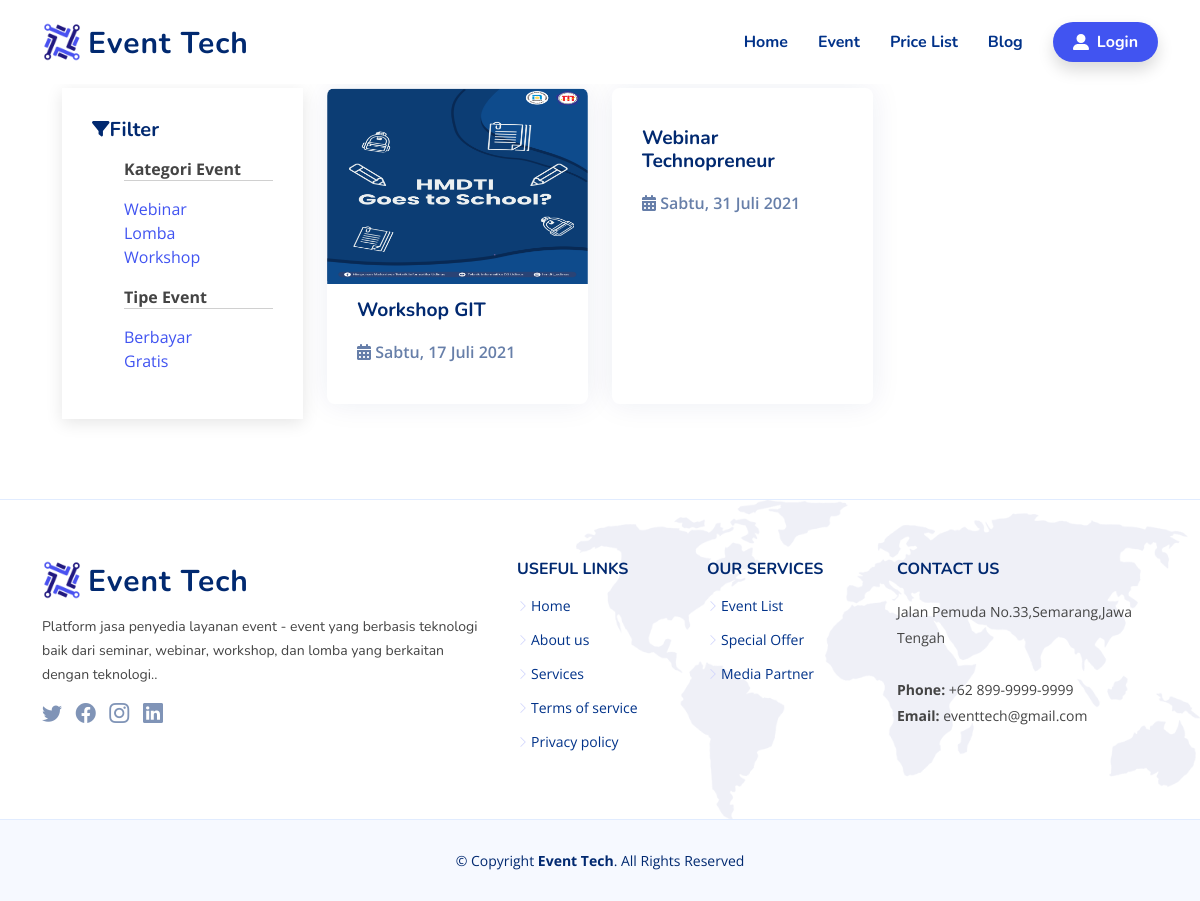
The app's page /website/tipe_event_bayar/ with its own data.
### tables this page shows
CREATE TABLE `categories` (
  `id` int(11) NOT NULL,
  `categories` varchar(128) NOT NULL
);

CREATE TABLE `event` (
  `id` int(11) NOT NULL,
  `event_id` varchar(50) NOT NULL,
  `judul` varchar(128) NOT NULL,
  `category_id` int(11) NOT NULL,
  `deskripsi` text NOT NULL,
  `author` int(11) NOT NULL,
  `date_created` int(11) NOT NULL,
  `harga` varchar(30) NOT NULL,
  `kuota` int(5) NOT NULL,
  `tgl_event` datetime NOT NULL,
  `thumbs` varchar(128) DEFAULT NULL,
  `gambar` varchar(128) NOT NULL DEFAULT 'default.jpg',
  `status` int(11) NOT NULL
);

### application/modules/website/controllers/Website.php (called while the page is built, shortened)
<?php
class Website extends CI_Controller
{
  public function __construct()
  {
    $this->load->model('M_Website', 'website');
  }
  public function tipe_event_bayar()
  {
    $data['title'] = "Event Tech";
    $data['user'] = $this->db->get_where('user', ['email' =>
    $this->session->userdata('email')])->row_array();
    $data['event'] = $this->website->getAllEvent()->result_array();
    $data['getcat'] = $this->website->getcategory();
    $data['tipe'] = $this->website->getTipeEvent();
    $this->load->view('templates/webs/header', $data);
    $this->load->view('event_tipe_bayar');
    $this->load->view('templates/webs/footer');
  }
}

### index.php (called while the page is built, shortened)
<?php
require_once BASEPATH.'core/CodeIgniter.php';

### application/modules/website/models/M_Website.php (called while the page is built, shortened)
<?php
class M_Website extends CI_Model
{
  public function getAllEvent()
  {
    $this->db->select('event.*, categories.categories,user.role_id');
    $this->db->from('event');
    $this->db->join('categories', 'event.category_id = categories.id');
    $this->db->join('user', 'event.author = user.id');
    $this->db->order_by('event.id', 'desc');
    return $this->db->get();
  }
  public function getcategory()
  {
    return $this->db->get('categories')->result_array();
  }
  public function getTipeEvent()
  {
    $query = "SELECT `event`.*, `categories`.`categories`, `user`.`name`, `user`. `role_id` FROM `event` JOIN `categories` ON `event`.`category_id` = `categories`.`id` JOIN user ON `event`.`author` = `user`.`id`";
    return $this->db->query($query)->result_array();
  }
}

### application/helpers/eventtech_helper.php (called while the page is built, shortened)
<?php
if (!function_exists('format_indo')) {
    function format_indo($date)
    {
        $Hari = array("Minggu", "Senin", "Selasa", "Rabu", "Kamis", "Jumat", "Sabtu");
        $Bulan = array("Januari", "Februari", "Maret", "April", "Mei", "Juni", "Juli", "Agustus", "September", "Oktober", "November", "Desember");
        $tahun = substr($date, 0, 4);
        $bulan = substr($date, 5, 2);
        $tgl = substr($date, 8, 2);
        $hari = date("w", strtotime($date));
        $result = $Hari[$hari] . ", " . $tgl . " " . $Bulan[(int)$bulan - 1] . " " . $tahun . " ";
        return $result;
    }
}

### application/modules/website/views/event_tipe_bayar.php (the view, shortened to what this page needs)
<main id="main">
  <section id="pastevent" class="blog mt-5">
    <div class="container" data-aos="fade-up">
      <div class="row">
        <div class="col-lg-3">
          <div class="sidebar filter">
            <h3 class="sidebar-title"><i class="fas fa-filter fa-sm"></i>Filter</h3>
            <ul> <b>Kategori Event</b>
              <hr>
              <?php foreach ($getcat as $cat) : ?>
                <li>
                  <a href="<?= base_url('website/eventcategory/' . $cat['id']) ?>"> <?= $cat['categories'] ?></a>
                </li>
              <?php endforeach; ?>
            </ul>
            <ul> <b>Tipe Event</b>
              <hr>
              <li>
                <a href="<?= base_url('website/tipe_event_bayar/') ?>">Berbayar</a>
              </li>
              <li>
                <a href="<?= base_url('website/tipe_event_gratis/') ?>">Gratis</a>
              </li>
            </ul>
          </div>
        </div>
        <div class="col-lg-9 entries event">
          <div class="row">
            <?php foreach ($tipe as $e) :
              if ($e['harga'] > 0) {
            ?>
                <div class="col-lg-4 eventpost">
                  <a href="<?= base_url('website/detail_event/' . $e['event_id']) ?>">
                    <div class="post-box">
                      <div class="post-img"><img src="<?= base_url('assets/images/event/thumbs/' . $e['thumbs']) ?>" class="img-fluid" alt=""></div>
                      <h3 class="post-title"><?= $e['judul'] ?></h3>
                      <span class="post-date"><i class="fas fa-calendar-alt"></i> <?php $tgl = $e['tgl_event'];
                                                                                  echo format_indo($tgl); ?></span>
                    </div>
                  </a>
                </div>
            <?php   }
            endforeach; ?>
          </div>
        </div>
      </div>
  </section>
</main>

### assets/website/css/style.css (style rules this page uses)
:root { scroll-behavior: smooth; }
body { font-family: "Open Sans", sans-serif; color: #444444; }
a { color: #4154f1; text-decoration: none; }
h1, h2, h3, h4, h5, h6 { font-family: "Nunito", sans-serif; }
section { padding: 60px 0; overflow: hidden; }
.event .eventpost { margin-bottom: 2em; }
.event .post-box { box-shadow: 0px 0 30px rgba(1, 41, 112, 0.08); transition: 0.3s; height: 100%; overflow: hidden; padding: 30px; border-radius: 8px; position: relative; display: flex; flex-direction: column; }
.event .post-box .post-img { overflow: hidden; margin: -30px -30px 15px -30px; position: relative; }
.event .post-box .post-img img { transition: 0.5s; }
.event .post-box .post-date { font-size: 16px; font-weight: 600; color: rgba(1, 41, 112, 0.6); display: block; margin-bottom: 10px; }
.event .post-box .post-title { font-size: 1.2rem; color: #012970; font-weight: 700; margin-bottom: 18px; position: relative; transition: 0.3s; }
.blog { padding: 40px 0 20px 0; }
.blog .filter ul li { list-style: none; }
.blog .filter hr { margin-top: -1px; }
.blog .sidebar { padding: 30px; margin: 0 0 60px 20px; box-shadow: 0 4px 16px rgba(0, 0, 0, 0.1); }
.blog .sidebar .sidebar-title { font-size: 20px; font-weight: 700; padding: 0 0 0 0; margin: 0 0 15px 0; color: #012970; position: relative; }

### records on screen
categories: categories "Webinar"
categories: categories "Lomba"
categories: categories "Workshop"
event: thumbs (picture), judul "Workshop GIT", tgl_event "Sabtu, 17 Juli 2021"
event: judul "Webinar Technopreneur", tgl_event "Sabtu, 31 Juli 2021"
